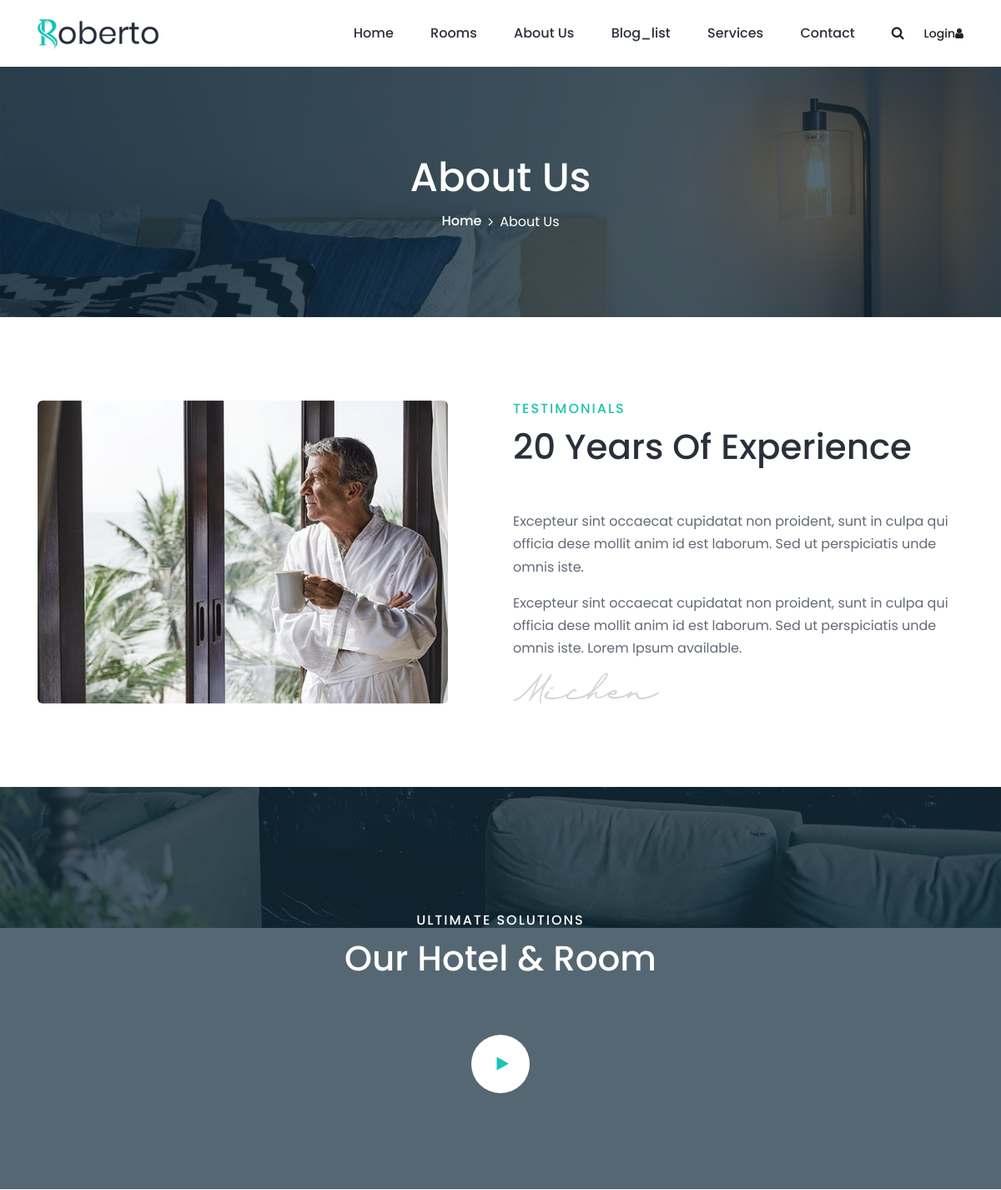
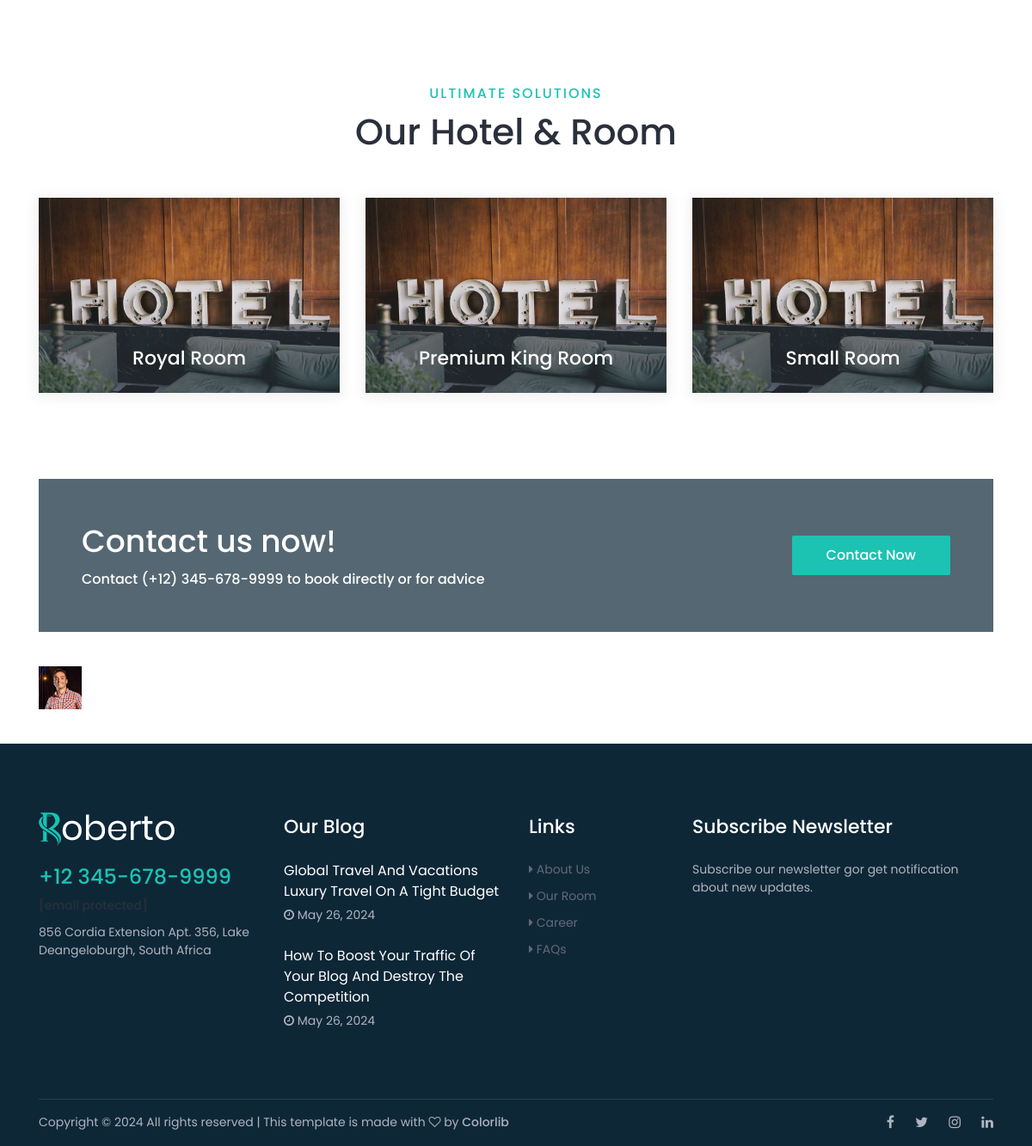
The page /about/ on the database its author committed (2 pictures, top to bottom).
### apps/rooms/models.py (models this page shows, shortened)
class Room(BaseModel):
    name = models.CharField(max_length=123)
    price = models.IntegerField(default=100)
    max_person = models.IntegerField(default=1)
    size_a = models.IntegerField()
    size_b = models.IntegerField()
    bed = models.CharField(max_length=123, null=True, blank=True)
    slug = models.SlugField(unique=True, null=True, blank=True)
    room_number1 = models.IntegerField()

class Image(BaseModel):
    image = models.ImageField(upload_to='rooms/',)
    room = models.ForeignKey(Room, on_delete=models.CASCADE, related_name='room_image')

### apps/main/models.py (models this page shows, shortened)
class BaseModel(models.Model):
    create_date = models.DateTimeField(auto_now_add=True)
    modified_date = models.DateTimeField(auto_now=True)
    class Meta:
        abstract = True

class Partner(BaseModel):
    name = models.CharField(max_length=123, null=True, blank=True)
    image = models.ImageField(upload_to='partner/')

### apps/blog/models.py (models this page shows, shortened)
class BlogPost(BaseModel):
    author = models.ForeignKey(Profile, on_delete=models.CASCADE, related_name='blog_author', default=1, null=True, blank=True)
    name = models.CharField(max_length=123)
    image = models.ImageField(upload_to='media/',)
    tags = models.ManyToManyField(Tag, related_name='blog_tag')
    slug = models.SlugField(unique=True,)

### apps/main/views.py (the view)
# urls.py: path('about/', AboutView.as_view(), name='about')
class AboutView(TemplateView):
    def get_context_data(self, **kwargs):
        cnt = super(AboutView, self).get_context_data(**kwargs)
        cnt['room_3'] = Room.objects.order_by('-id')[:3]
        return cnt
    template_name = 'main/about.html'

### apps/blog/templatetags/footer.py (called while the page is built)
@register.simple_tag
def footer1():
    return BlogPost.objects.order_by('-id')[:2]

### apps/blog/templatetags/partner.py (called while the page is built)
@register.simple_tag()
def partner():
    return Partner.objects.all()

### utils/get_username.py (called while the page is built)
def get_user_username(request):
    if  request.user.is_authenticated:
        return {"get_username": request.user.username}
    return {"get_username": "unauthorized"}

### templates/main/about.html
{% extends  'base.html' %}
{% load static %}
{% block content %}
    <div class="breadcrumb-area bg-img bg-overlay jarallax"
         style="background-image: url({% static 'img/bg-img/16.jpg' %});">
        <div class="container h-100">
            <div class="row h-100 align-items-center">
                <div class="col-12">
                    <div class="breadcrumb-content text-center">
                        <h2 class="page-title">About Us</h2>
                        <nav aria-label="breadcrumb">
                            <ol class="breadcrumb justify-content-center">
                                <li class="breadcrumb-item"><a href="{% url 'main:home' %}">Home</a></li>
                                <li class="breadcrumb-item active" aria-current="page">About Us</li>
                            </ol>
                        </nav>
                    </div>
                </div>
            </div>
        </div>
    </div>
    <section class="roberto-about-us-area section-padding-100-0">
        <div class="container">
            <div class="row align-items-center">
                <div class="col-12 col-lg-6">
                    <div class="about-thumbnail pr-lg-5 mb-100 wow fadeInUp" data-wow-delay="100ms">
                        <img src="{% static 'img/bg-img/19.jpg' %}" alt>
                    </div>
                </div>
                <div class="col-12 col-lg-6">
                    <div class="section-heading wow fadeInUp" data-wow-delay="300ms">
                        <h6>Testimonials</h6>
                        <h2>20 Years Of Experience</h2>
                    </div>
                    <div class="about-content mb-100 wow fadeInUp" data-wow-delay="500ms">
                        <p>Excepteur sint occaecat cupidatat non proident, sunt in culpa qui officia dese mollit anim id
                            est
                            laborum. Sed ut perspiciatis unde omnis iste.</p>
                        <p>Excepteur sint occaecat cupidatat non proident, sunt in culpa qui officia dese mollit anim id
                            est
                            laborum. Sed ut perspiciatis unde omnis iste. Lorem Ipsum available.</p>
                        <img src="{% static 'img/core-img/signature.png' %}" alt>
                    </div>
                </div>
            </div>
        </div>
    </section>
    <div class="roberto--video--area bg-img bg-overlay jarallax section-padding-0-100"
         style="background-image: url({% static 'img/bg-img/20.jpg' %});">
        <div class="container h-100">
            <div class="row h-100 align-items-center justify-content-center">
                <div class="col-12 col-md-6">
                    <div class="section-heading text-center white wow fadeInUp" data-wow-delay="100ms">
                        <h6>Ultimate Solutions</h6>
                        <h2>Our Hotel &amp; Room</h2>
                    </div>
                    <div class="video-content-area mt-100 wow fadeInUp" data-wow-delay="500ms">
                        <a href="https://www.youtube.com/watch?v=Ldd8yjjo6jA" class="video-play-btn"><i
                                class="fa fa-play"></i></a>
                    </div>
                </div>
            </div>
        </div>
    </div>
    <section class="roberto-service-area section-padding-100-0">
        <div class="container">
            <div class="row">
                <div class="col-12">
                    <div class="section-heading text-center wow fadeInUp" data-wow-delay="100ms">
                        <h6>Ultimate Solutions</h6>
                        <h2>Our Hotel &amp; Room</h2>
                    </div>
                </div>
            </div>
            <div class="row">
                {% for room in room_3 %}
                    <div class="col-12 col-md-6 col-lg-4">
                        <div class="single-service-area mb-100 wow fadeInUp" data-wow-delay="300ms">
                            <img src="{{ room.room_image.first.image.url }}" alt>
                            <div class="service-title d-flex align-items-center justify-content-center">
                                <h5>{{ room.name }}</h5>
                            </div>
                        </div>
                    </div>
                {% endfor %}
            </div>
        </div>
    </section>
{% endblock %}

### templates/footer.html (shortened to what this page needs)
{% load static %}
{% load footer %}
{% footer1 as footer %}
{% load partner %}
{% partner as partners %}
<section class="roberto-cta-area">
    <div class="container">
        <div class="cta-content bg-img bg-overlay jarallax"
             style="background-image: url({% static 'img/bg-img/1.jpg' %});">
            <div class="row align-items-center">
                <div class="col-12 col-md-7">
                    <div class="cta-text mb-50">
                        <h2>Contact us now!</h2>
                        <h6>Contact (+12) 345-678-9999 to book directly or for advice</h6>
                    </div>
                </div>
                <div class="col-12 col-md-5 text-right">
                    <a href="#" class="btn roberto-btn mb-50">Contact Now</a>
                </div>
            </div>
        </div>
    </div>
</section>
<div class="partner-area">
    <div class="container">
        <div class="row">
            <div class="col-12">
                <div class="partner-logo-content d-flex align-items-center justify-content-between wow fadeInUp"
                     data-wow-delay="300ms">
                    {% for partner in partners %}
                        <a href="." class="partner-logo"><img src="{{ partner.image.url }}" alt></a>
                    {% endfor %}
                </div>
            </div>
        </div>
    </div>
</div>
<footer class="footer-area section-padding-80-0">
    <div class="main-footer-area">
        <div class="container">
            <div class="row align-items-baseline justify-content-between">
                <div class="col-12 col-sm-6 col-lg-3">
                    <div class="single-footer-widget mb-80">
                        <a href="#" class="footer-logo"><img src="{% static 'img/core-img/logo2.png' %}" alt></a>
                        <h4>+12 345-678-9999</h4>
                        <span><a href="https://preview.colorlib.com/cdn-cgi/l/email-protection" class="__cf_email__"
                                 data-cfemail="ce87a0a8a1e0ada1a2a1bca2a7ac8ea9a3afa7a2e0ada1a3">[email&#160;protected]</a></span>
                        <span>856 Cordia Extension Apt. 356, Lake Deangeloburgh, South Africa</span>
                    </div>
                </div>
                <div class="col-12 col-sm-6 col-lg-3">
                    <div class="single-footer-widget mb-80">
                        <h5 class="widget-title">Our Blog</h5>
                        {% for object in footer %}
                            <div class="latest-blog-area">
                                <a href="#" class="post-title">{{ object.name }}</a>
                                <span class="post-date"><i class="fa fa-clock-o"
                                                           aria-hidden="true"></i> {{ object.create_date|date:"M d, Y" }}</span>
                            </div>
                        {% endfor %}
                    </div>
                </div>
                <div class="col-12 col-sm-4 col-lg-2">
                    <div class="single-footer-widget mb-80">
                        <h5 class="widget-title">Links</h5>
                        <ul class="footer-nav">
                            <li><a href="{% url 'main:about' %}"><i class="fa fa-caret-right" aria-hidden="true"></i> About Us</a></li>
                            <li><a href="{% url 'rooms:rooms_list' %}"><i class="fa fa-caret-right" aria-hidden="true"></i> Our Room</a></li>
                            <li><a href="{% url 'main:home' %}"><i class="fa fa-caret-right" aria-hidden="true"></i> Career</a></li>
                            <li><a href="{% url 'main:home' %}"><i class="fa fa-caret-right" aria-hidden="true"></i> FAQs</a></li>
                        </ul>
                    </div>
                </div>
                <div class="col-12 col-sm-8 col-lg-4">
                    <div class="single-footer-widget mb-80">
                        <h5 class="widget-title">Subscribe Newsletter</h5>
                        <span>Subscribe our newsletter gor get notification about new updates.</span>
                    </div>
                </div>
            </div>
        </div>
    </div>
    <div class="container">
        <div class="copywrite-content">
            <div class="row align-items-center">
                <div class="col-12 col-md-8">
                    <div class="copywrite-text">
                        <p>
                            Copyright &copy;
                            All rights reserved | This template is made with <i class="fa fa-heart-o"
                                                                                aria-hidden="true"></i> by <a
                                href="https://colorlib.com/" target="_blank">Colorlib</a>
                        </p>
                    </div>
                </div>
                <div class="col-12 col-md-4">
                    <div class="social-info">
                        <a target="_blank" href="https://github.com/Khudoykulov"><i class="fa fa-facebook"
                                                                                    aria-hidden="true"></i></a>
                        <a target="_blank" href="https://github.com/Khudoykulov"><i class="fa fa-twitter"
                                                                                    aria-hidden="true"></i></a>
                        <a target="_blank" href="https://github.com/Khudoykulov"><i
                                class="fa fa-instagram" aria-hidden="true"></i></a>
                        <a target="_blank" href="https://github.com/Khudoykulov"><i class="fa fa-linkedin"
                                                                                    aria-hidden="true"></i></a>
                    </div>
                </div>
            </div>
        </div>
    </div>
</footer>

### static/css/default-assets/classy-nav.css (style rules this page uses)
.justify-content-between { -webkit-box-pack: justify; -ms-flex-pack: justify; justify-content: space-between; }
.justify-content-center { -webkit-box-pack: center; -ms-flex-pack: center; justify-content: center; }

### rows shown on the page
Room: room_image.first.image (picture), name "Royal Room"
Room: room_image.first.image (picture), name "Premium King Room"
Room: room_image.first.image (picture), name "Small Room"
Partner: image (picture)
BlogPost: name "Global Travel And Vacations Luxury Travel On A Tight Budget", create_date "May 26, 2024"
BlogPost: name "How To Boost Your Traffic Of Your Blog And Destroy The Competition", create_date "May 26, 2024"
